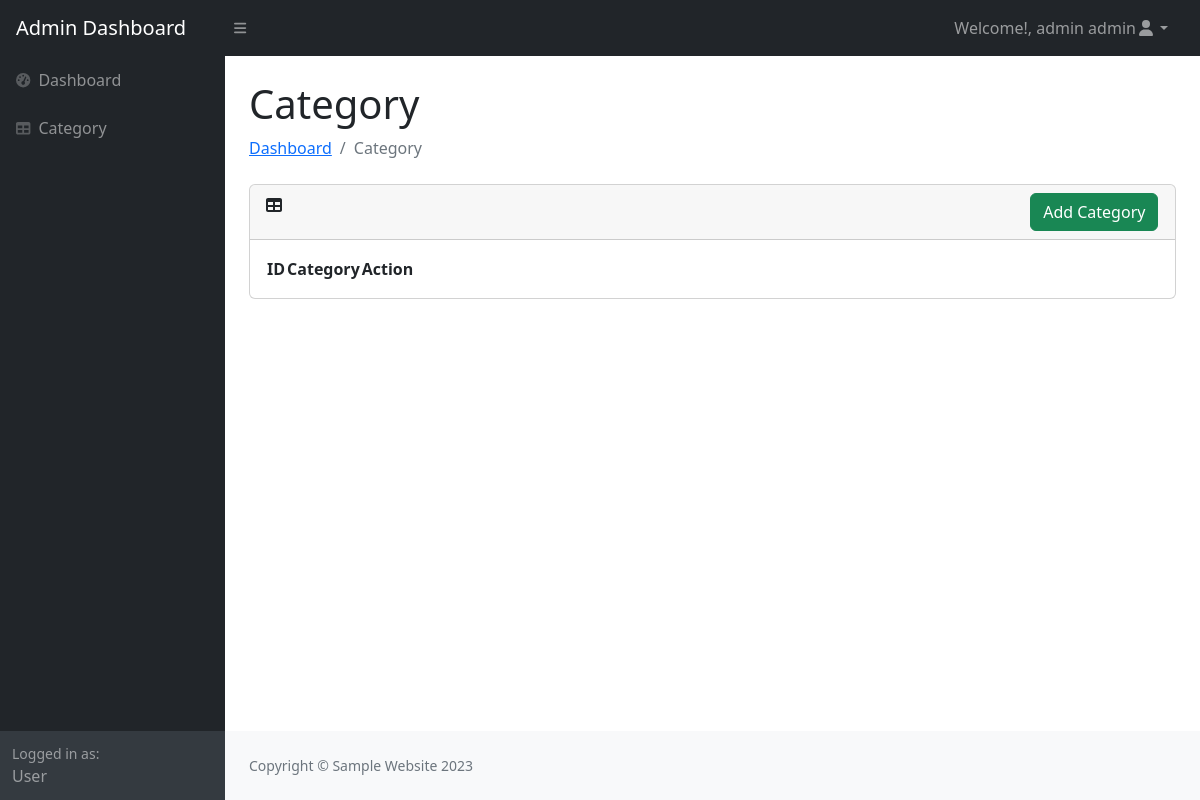
/dashboard_admin/category.php (signed in), run on an earlier commit of the app's database.
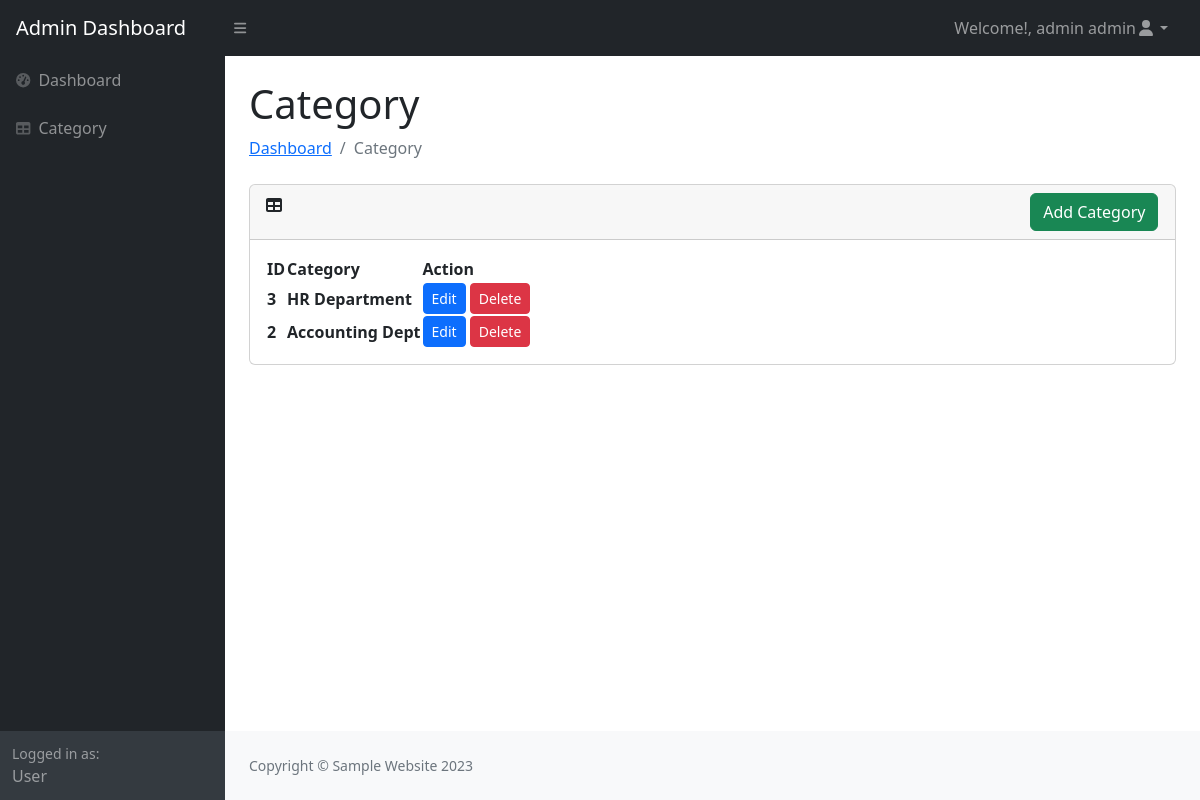
And on a later commit of the database.
### tables this page shows
CREATE TABLE `tbl_members` (
  `member_id` int(11) NOT NULL,
  `fullname` varchar(255) DEFAULT NULL,
  `emailaddress` varchar(255) DEFAULT NULL,
  `username` varchar(255) DEFAULT NULL,
  `password` varchar(255) DEFAULT NULL,
  `role` text DEFAULT NULL
);

CREATE TABLE `tbl_category` (
  `category_id` int(11) NOT NULL,
  `category` varchar(255) DEFAULT NULL
);

### config/sample_class.php (called while the page is built, shortened)
<?php
  class class_php {
      private $server = DB_HOST;
      private $user   = DB_USER;
      private $pass   = DB_PASS;
      private $db     = DB_NAME;
      private $pdo;
   public function db_connect()
        {
        	$this->pdo = null;
          try{
              $this->pdo = new PDO("mysql:host=".$this->server.";dbname=".$this->db, $this->user, $this->pass);
             	$this->pdo->setAttribute(PDO::ATTR_ERRMODE, PDO::ERRMODE_EXCEPTION);
          }catch(PDOException $e){
             echo $e->getMessage();
          }
        }
          public function fetch_adminsessionId($getsessionID){
               $query = $this->pdo->prepare("SELECT * FROM `tbl_members` WHERE `member_id` =  ?");
               $query->execute([$getsessionID]);
               return $query->fetchAll();
          }
        public function getallCategory(){
              $query = $this->pdo->prepare("SELECT * FROM `tbl_category` ORDER BY category_id  DESC");
               $query->execute();
               return $query->fetchAll();
        }
  }
 ?>

### dashboard_admin/category.php (the view, shortened to what this page needs)
<?php require_once 'header_sidebar/menu.php';?>
    <div id="layoutSidenav_content">
        <main>
            <div class="container-fluid px-4">
                <h1 class="mt-4">Category</h1>
                <ol class="breadcrumb mb-4">
                    <li class="breadcrumb-item"><a href="home">Dashboard</a></li>
                    <li class="breadcrumb-item active">Category</li>
                </ol>
                <div class="card mb-4">
                    <div class="card-header">
                         <div class="row">
                             <div class="col-md-10">
                                 <i class="fas fa-table me-1"></i>
                             </div>
                             <div class="col-md-2">
                            <button type="button" class="btn btn-success" data-bs-toggle="modal" data-bs-target="#addcategoryModal">
                               Add Category
                            </button>
                             </div>
                         </div>
                    </div>
                    <div class="card-body">
                        <table id="datatablesSimple">
                            <thead>
                                <tr>
                                    <th>ID</th>
                                    <th>Category</th>
                                    <th>Action</th>
                                </tr>
                            </thead>
                            <tbody>
                             <?php foreach($getallcategory as $row){ ?>
                                <tr>
                                    <th><?= $row['category_id'] ;?></th>
                                    <th><?= $row['category'] ;?></th>
                                    <th><button type="button" class="btn btn-primary btn-sm btn-editcat" data-id="<?php echo $row['category_id'] ;?>">Edit</button> <button type="button" class="btn btn-danger btn-sm btn-delerecat" data-del="<?php echo $row['category_id'] ;?>">Delete</button></th>
                                </tr>
                           <?php  } ?>
                            </tbody>
                        </table>
                    </div>
                </div>
            </div>
        </main>
     <?php require_once 'footer/footer.php';?>

### dashboard_admin/header_sidebar/menu.php (shortened to what this page needs)
<?php
  require_once "../config/sample_class.php";
  if(!isset($_SESSION['logged_in'])){
     header("location:index.php");
  }else{
    $conn = new class_php();
    $getsessionID = trim($_SESSION['userid']);
    $admin = $conn->fetch_adminsessionId($getsessionID);
    $getallcategory = $conn->getallCategory();
  }
?>
<!DOCTYPE html>
<html lang="en">
    <head>
        <link href="https://cdn.jsdelivr.net/npm/simple-datatables@7.1.2/dist/style.min.css" rel="stylesheet" />
        <link href="css/styles.css" rel="stylesheet" />
    </head>
    <body class="sb-nav-fixed">
        <nav class="sb-topnav navbar navbar-expand navbar-dark bg-dark">
            <a class="navbar-brand ps-3" href="index.html">Admin Dashboard</a>
            <button class="btn btn-link btn-sm order-1 order-lg-0 me-4 me-lg-0" id="sidebarToggle" href="#!"><i class="fas fa-bars"></i></button>
            <ul class="navbar-nav ms-auto ms-md-0 me-3 me-lg-4">
                <li class="nav-item dropdown">
                    <a class="nav-link dropdown-toggle" id="navbarDropdown" href="#" role="button" data-bs-toggle="dropdown" aria-expanded="false"><span>Welcome!, <?php foreach ($admin as  $row){echo ''. $row['fullname'];}; ?></span><i class="fas fa-user fa-fw"></i></a>
                </li>
            </ul>
        </nav>
      <div id="layoutSidenav">
            <div id="layoutSidenav_nav">
                <nav class="sb-sidenav accordion sb-sidenav-dark" id="sidenavAccordion">
                    <div class="sb-sidenav-menu">
                        <div class="nav">
                            <a class="nav-link" href="home">
                                <div class="sb-nav-link-icon"><i class="fas fa-tachometer-alt"></i></div>
                                Dashboard
                            </a>
                            <a class="nav-link" href="category">
                                <div class="sb-nav-link-icon"><i class="fas fa-table"></i></div>
                                Category
                            </a>
                        </div>
                    </div>
                    <div class="sb-sidenav-footer">
                        <div class="small">Logged in as:</div>
                        User
                    </div>
                </nav>
            </div>

### dashboard_admin/footer/footer.php (shortened to what this page needs)
            <footer class="py-4 bg-light mt-auto">
                    <div class="container-fluid px-4">
                        <div class="d-flex align-items-center justify-content-between small">
                            <div class="text-muted">Copyright &copy; Sample Website 2023</div>
                        </div>
                    </div>
                </footer>
            </div>
        </div>
    </body>
</html>

What changed in the data, as far as the page shows it:
added tbl_category: category_id "3", category "HR Department"
added tbl_category: category_id "2", category "Accounting Dept"
